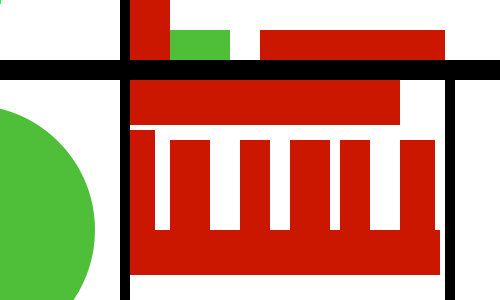
Frame 1 (no input)
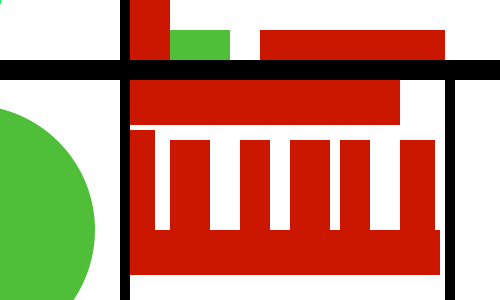
Frame 60 (the mouse pressed at the canvas centre just before this capture)
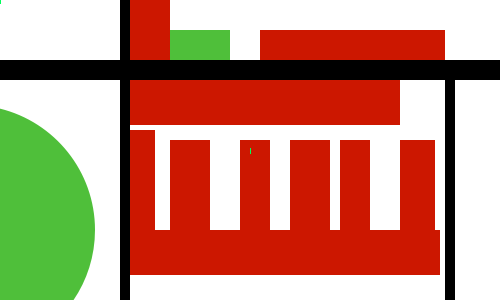
Frame 120 (the mouse held since frame 60 and released just before this capture)

The Processing sketch that drew these frames (run headless with seeded random() and noise(); from frame 60 on, the mouse is pressed at the canvas centre):

// Processing sketch: processing_3852
// ── processing_3852.pde

void setup() {
size(500, 300);
background(255);
noStroke();
smooth();


color building = color(204, 23, 0);
color black = color(0, 0, 0);
color grass = color(79, 191, 58);

fill(building); //RedCentre
rect(120, 80, 280, 45);
fill(building); // OldMain
rect(120, 230, 320, 45);
fill(building); // Newton
rect(120, 130, 35, 100);
fill(building); // OldMain
rect(170, 140, 40, 90);
fill(building); // OldMain
rect(240, 140, 30, 90);
fill(building); // Burrows
rect(290, 140, 40, 90);
fill(building); // OldMain
rect(340, 140, 30, 90);
fill(building); // OldMain
rect(400, 140, 35, 90);
fill(black); // ScienceRoad
rect(120, 0, 10, 520);
fill(black); // EngRoad
rect(445, 80, 10, 520);
fill(black); // UniversityMall
rect(0, 60, 600, 20);
fill(grass); // VillageGreen
ellipse(-30, 230, 250, 250);
fill(grass); // ScienceSquare
rect(170, 30, 60, 30);
fill(building); // RobertWebster
rect(260, 30, 185, 30);
fill(building);// RedCentre
rect(130, 0, 40, 60);
}

void draw() {
  {if (mouseX > 130 && mouseX < 400 && mouseY > 80 && mouseY < 125)  {
    stroke(#FFFA00);
    line(mouseX, mouseY, mouseX, mouseY); 
  } else {
    stroke(#00FF59);
    line(mouseX, mouseY+3, mouseX, mouseY-2); 
        }
  }
}
